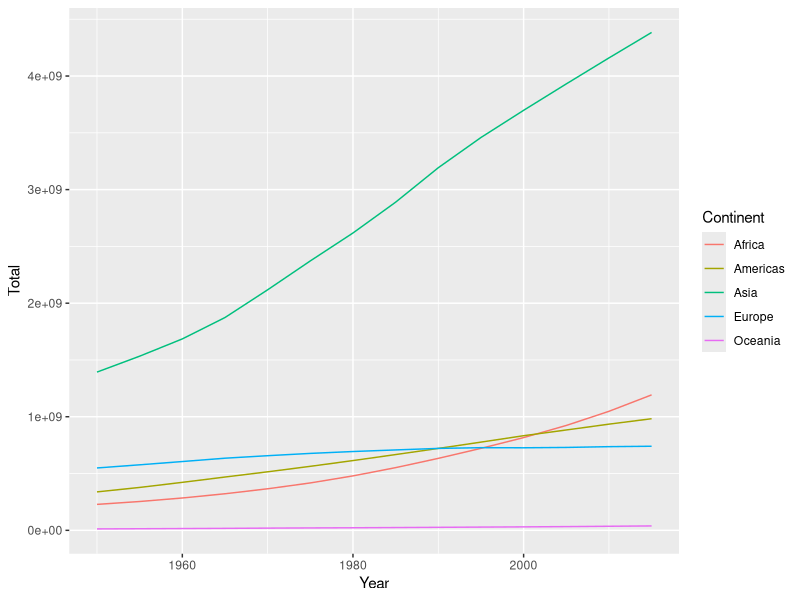
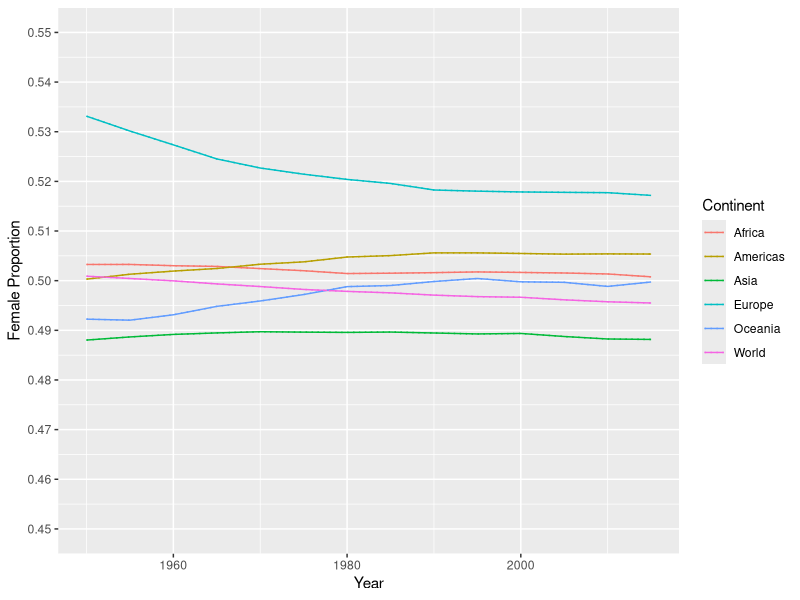

These figures' R source, in order:
## ---- chunk 1
knitr::opts_chunk$set(echo = TRUE)
## ---- chunk 2
library(dplyr)
library(tidyr)
library(readr)
library(here)
wpOrig <- read_csv(here("World-Population.csv"))

glimpse(wpOrig)
## ---- chunk 3
wp <- wpOrig %>% 
  rename(Continent=continent, Country=Location, Year=Time) %>% 
  mutate(
    PopF = 1000*PopFemale,
    PopM = 1000*PopMale,
    PopT = PopF + PopM) %>% 
  select(-PopFemale, -PopMale) %>% 
  arrange(Continent, Country, Year, AgeGrpStart)

glimpse(wp)
## ---- chunk 4
ctt <- wp %>% 
  # Add total for the world
  mutate(Continent = "World") %>% 
  rbind(wp) %>% 
  group_by(Continent, Year) %>% 
  summarise(TotF = sum(PopF), TotM = sum(PopM), Total = sum(PopT)) %>% 
  arrange(Continent, Year)
glimpse(ctt)
## ---- chunk 5

library(ggplot2)

ctt %>% filter(Continent != "World") %>%
  ggplot(aes(x = Year, y = Total, colour=Continent)) +  geom_line()
## ---- chunk 6
ctwide <-  ctt %>% select(Continent, Year, Total) %>% spread(Continent, Total) 

# Use the kable from the knitr package
library(knitr)
ctwide %>%  kable()
## ---- chunk 7
ctwideB <-  ctt %>% 
  mutate(TotalB = paste(format(round(Total/1e9, 2), trim = TRUE), "B")) %>% 
  select(Continent, Year, TotalB) %>% spread(Continent, TotalB)

ctwideB %>%  kable()
## ---- chunk 8
ctprop <- ctt %>% 
  mutate(PropF = TotF/Total, PropM = TotM/Total)
## ---- chunk 9
library(ggplot2)

ctprop %>%   
  ggplot(aes(x = Year, y = PropF, colour=Continent)) + 
  geom_line() +
  geom_line(yintercept = 0.5, lty=3) + 
  scale_y_continuous(limits = c(.45, .55), 
  breaks = seq(0.45, .55, 0.01)) +  ylab("Female Proportion") 
## ---- chunk 10
ctwidePct <-  ctprop %>% 
  mutate(PctF = paste0(format(round(100*PropF, 1), trim = TRUE), "%")) %>% 
  select(Continent, Year, PropF, PropM) %>% 
  spread(Continent, PropM)

ctwidePct %>%  kable()
## ---- chunk 11
sessionInfo()
